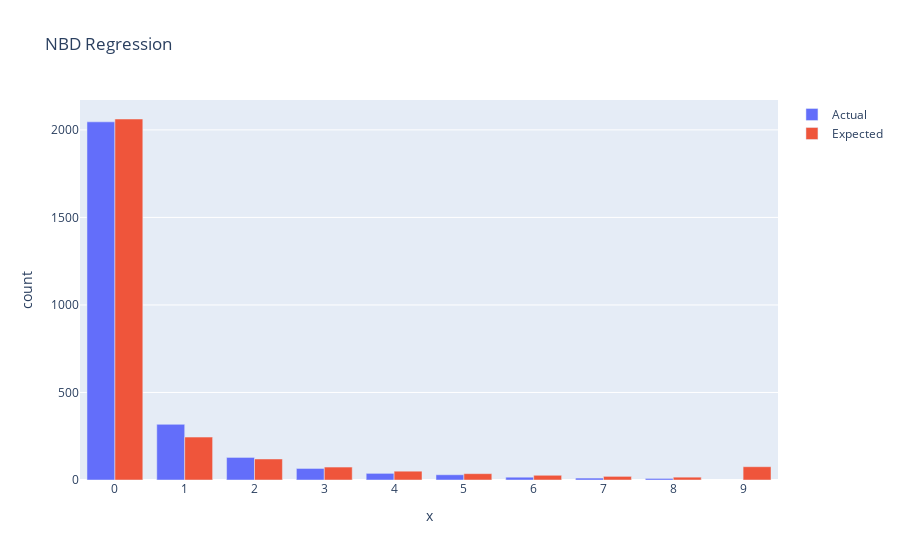

The notebook cell saved with this chart:
### Code cell
fig = go.Figure(data=[
    go.Bar(name='Actual', x=np.arange(10), y=np.unique(data.Visits,return_counts=True)[1][0:9]),
    go.Bar(name='Expected', x=np.arange(10), y=pred2)
])

fig.update_layout(title='NBD Regression',
                  xaxis_title='x',
                  yaxis_title='count',
                 annotations=[
                    
                      ],
                  xaxis = dict(
                        tickmode = 'linear',
                        tick0 = 0,
                        dtick = 1
                        )
                 )

# Change the bar mode
fig.update_layout(barmode='group')

fig.show()

### Figure 1 — Plotly figure (JSON) as saved in the notebook; plotly's stock layout.template omitted (floating-point values rounded to 4 significant figures)
{"data": [{"name": "Actual", "type": "bar", "x": [0, 1, 2, 3, 4, 5, 6, 7, 8, 9], "y": [2046, 318, 129, 66, 38, 30, 16, 11, 9]}, {"name": "Expected", "type": "bar", "x": [0, 1, 2, 3, 4, 5, 6, 7, 8, 9], "y": [2062.0, 245.2, 120.1, 73.98, 50.32, 36.22, 27.04, 20.73, 16.2, 75.94]}], "layout": {"autosize": true, "barmode": "group", "title": {"text": "NBD Regression"}, "xaxis": {"autorange": true, "dtick": 1, "range": [-0.5, 9.5], "tick0": 0, "tickmode": "linear", "title": {"text": "x"}, "type": "linear"}, "yaxis": {"autorange": true, "range": [0, 2171.0], "title": {"text": "count"}, "type": "linear"}}}
